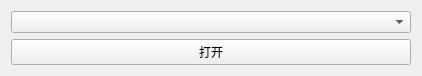
<?xml version="1.0" encoding="UTF-8"?>
<ui version="4.0">
 <class>Form</class>
 <widget class="QWidget" name="Form">
  <property name="geometry">
   <rect>
    <x>0</x>
    <y>0</y>
    <width>418</width>
    <height>72</height>
   </rect>
  </property>
  <property name="windowTitle">
   <string>OpenCV练习</string>
  </property>
  <layout class="QVBoxLayout" name="verticalLayout">
   <item>
    <widget class="QComboBox" name="comboBox">
     <property name="minimumSize">
      <size>
       <width>400</width>
       <height>0</height>
      </size>
     </property>
    </widget>
   </item>
   <item>
    <widget class="QPushButton" name="pushButton">
     <property name="text">
      <string>打开</string>
     </property>
    </widget>
   </item>
  </layout>
 </widget>
 <resources/>
 <connections/>
</ui>
